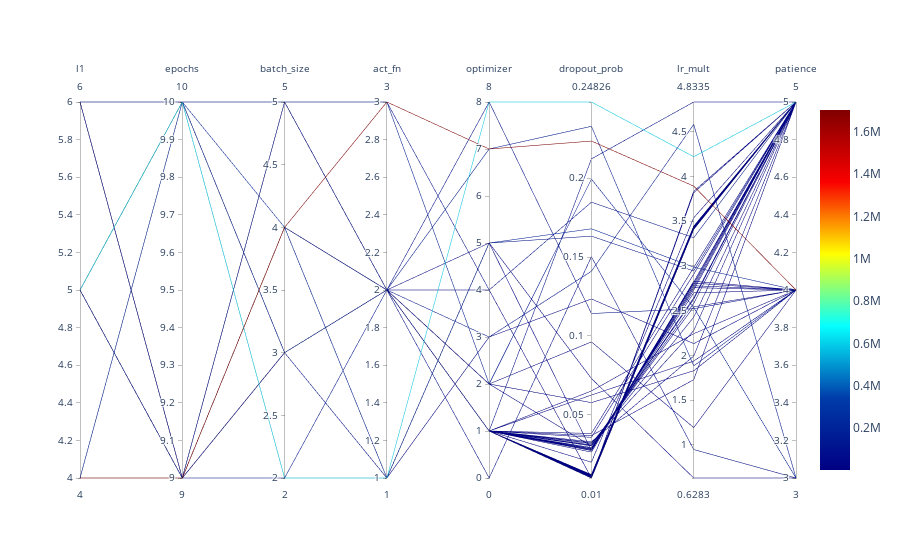

The notebook cell saved with this chart:
### Markdown cell above
### Parallel Coordinates Plot

### Code cell
#| fig-cap: Parallel coordinates plots
spot_tuner.parallel_plot()
